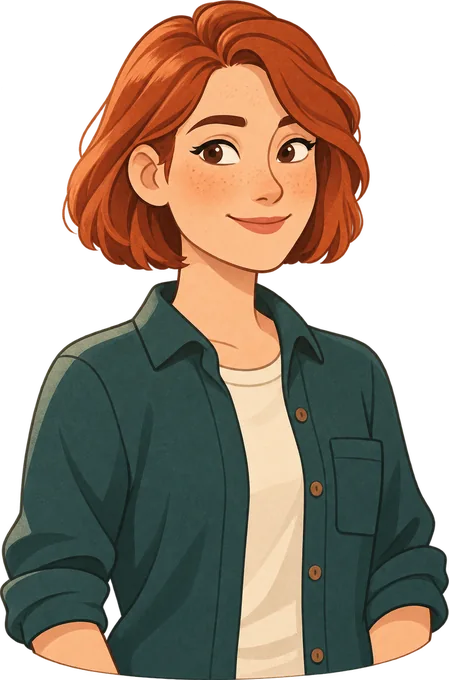
#> input picture assets/anna.webp, 449 x 680 px
$ python explore_sheet.py ../assets/anna.webp
#> lines starting #> are read from the running program, lines starting #| are printed output that depends on the picture; after the words box and inside, x2 and y2 are one past the last pixel; in counts of white or black regions, pixels touching at a corner belong together
"""Explore sheet structure: project alpha coverage to find regions (interactive QC tool)."""
import sys
from pathlib import Path

import numpy as np
from PIL import Image


def bands(cov, thresh, min_frac):
    runs, start = [], None
    n = len(cov)
    for i, v in enumerate(cov):
        if v > thresh and start is None:
            start = i
        elif v <= thresh and start is not None:
            runs.append((start, i))
            start = None
    if start is not None:
        runs.append((start, n))
    return [r for r in runs if r[1] - r[0] >= max(2, int(n * min_frac))]


def main(path, downscale=4):
#> called with path = '../assets/anna.webp', downscale = 4
    im = Image.open(path).convert("RGBA")
#> im is the input picture: PIL image 449x680 RGBA; mean R, G, B, A 84, 69.4, 54.3, 169.9
    w, h = im.size
#> w = 449; h = 680
    sw, sh = w // downscale, h // downscale
#> sw = 112; sh = 170
    small = np.asarray(im.resize((sw, sh))).astype(np.uint8)
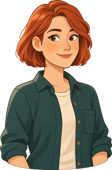
#> small: shape (170, 112, 4); mean R, G, B, A 82, 67.4, 52.5, 170; transparent parts drawn white
    alpha = small[:, :, 3] > 40
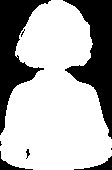
#> alpha: shape (170, 112) bool; 68.4% white; 8 black regions (3 under 20 px), largest, box (x1, y1, x2, y2) and area: (63, 0, 112, 139) 2992, (0, 0, 51, 135) 2664, (74, 156, 112, 170) 168, (0, 151, 33, 170) 148, (26, 149, 30, 159) 21
    colcov = alpha.mean(axis=0)
#> colcov = 112 values, max 1 at index 51, min 0.0647 at index 0, mean 0.684
    rowcov = alpha.mean(axis=1)
#> rowcov = 170 values, max 1 at index 139, min 0.107 at index 0, mean 0.684
    print(f"{path}: {w}x{h} (analysis {sw}x{sh})")
#| ../assets/anna.webp: 449x680 (analysis 112x170)
    print("col bands (orig px):", [(b[0] * downscale, b[1] * downscale) for b in bands(colcov, 0.02, 0.03)])
#> in bands, `n = len(cov)`: n = 112
#> the loop in bands, `for i, v in enumerate(cov):` made 112 passes
#> (v, start) on pass 1: (0.0647, 0)
#> v on passes 2 to 7: 0.147, 0.165, 0.182, 0.194, 0.265, 0.306
#> after the loop in bands, `for i, v in enumerate(cov):`: runs = []; start = 0
#| col bands (orig px): [(0, 448)]
    print("row bands (orig px):", [(b[0] * downscale, b[1] * downscale) for b in bands(rowcov, 0.02, 0.03)])
#> the loop in bands (call 2), `for i, v in enumerate(cov):` made 170 passes
#> (v, start) on pass 1: (0.107, 0)
#> v on passes 2 to 7: 0.143, 0.17, 0.205, 0.268, 0.304, 0.33
#| row bands (orig px): [(0, 680)]
    # fine: coverage values sampled
    print("rowcov profile:", " ".join(f"{v:.2f}" for v in rowcov[:: max(1, sh // 40)]))
#> (printed output is left out)


if __name__ == "__main__":
    main(sys.argv[1])

$ run again, on assets/martin.webp
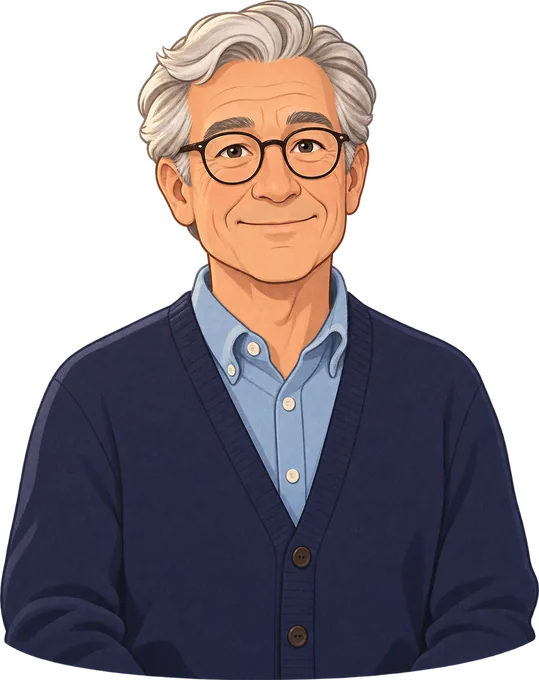
#> input picture assets/martin.webp, 539 x 680 px
#> in main, im is the input picture: PIL image 539x680 RGBA; mean R, G, B, A 57.5, 50.1, 55.4, 156.6
#> in main, `small = np.asarray(im.resize((sw, sh))).astype(np.uint8)`:
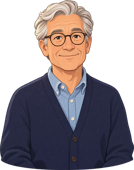
#> small: shape (170, 134, 4); mean R, G, B, A 56, 48.8, 53.8, 156.7; transparent parts drawn white
#> in main, `alpha = small[:, :, 3] > 40`:
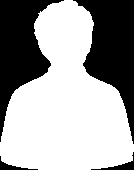
#> alpha: shape (170, 134) bool; 62.8% white; 4 black regions, box (x1, y1, x2, y2) and area: (73, 0, 134, 144) 4256, (0, 0, 64, 142) 3909, (91, 152, 134, 170) 178, (0, 156, 38, 170) 140
#> colcov = 134 values, max 1 at index 64, min 0.0471 at index 133, mean 0.628
#> rowcov = 170 values, max 1 at index 144, min 0.0672 at index 0, mean 0.628
#| ../assets/martin.webp: 539x680 (analysis 134x170)
#> n = 134
#> the loop in bands, `for i, v in enumerate(cov):` made 134 passes
#> (v, start) on pass 1: (0.0824, 0)
#> after the loop in bands, `for i, v in enumerate(cov):`: runs = []; start = 0
#| col bands (orig px): [(0, 536)]
#> the loop in bands (call 2), `for i, v in enumerate(cov):` made 170 passes
#> (v, start) on pass 1: (0.0672, 0)
#| row bands (orig px): [(0, 680)]
#> (printed output is left out)

$ run again, on assets/maya.webp
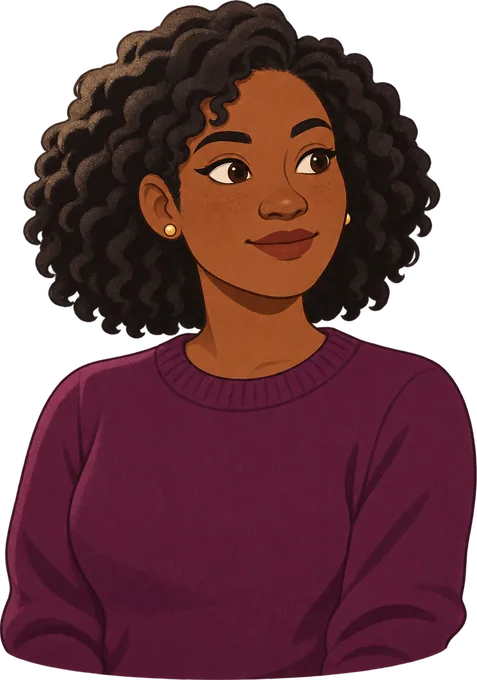
#> input picture assets/maya.webp, 477 x 680 px
#> in main, im is the input picture: PIL image 477x680 RGBA; mean R, G, B, A 66.1, 26.9, 32.3, 195.3
#> in main, `small = np.asarray(im.resize((sw, sh))).astype(np.uint8)`:
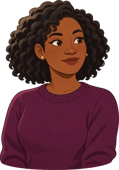
#> small: shape (170, 119, 4); mean R, G, B, A 65.2, 26.4, 32, 195.3; transparent parts drawn white
#> in main, `alpha = small[:, :, 3] > 40`:
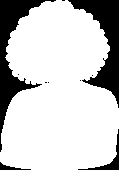
#> alpha: shape (170, 119) bool; 78.5% white; 10 black regions (6 under 20 px), largest, box (x1, y1, x2, y2) and area: (68, 0, 119, 108) 2012, (0, 0, 56, 152) 1998, (78, 129, 119, 170) 247, (0, 162, 31, 170) 89
#> colcov = 119 values, max 1 at index 56, min 0.0588 at index 0, mean 0.785
#> rowcov = 170 values, max 0.983 at index 133, min 0.0756 at index 0, mean 0.785
#| ../assets/maya.webp: 477x680 (analysis 119x170)
#> n = 119
#> the loop in bands, `for i, v in enumerate(cov):` made 119 passes
#> (v, start) on pass 1: (0.0588, 0)
#> after the loop in bands, `for i, v in enumerate(cov):`: runs = []; start = 0
#| col bands (orig px): [(0, 476)]
#> the loop in bands (call 2), `for i, v in enumerate(cov):` made 170 passes
#> (v, start) on pass 1: (0.0756, 0)
#| row bands (orig px): [(0, 680)]
#> (printed output is left out)
